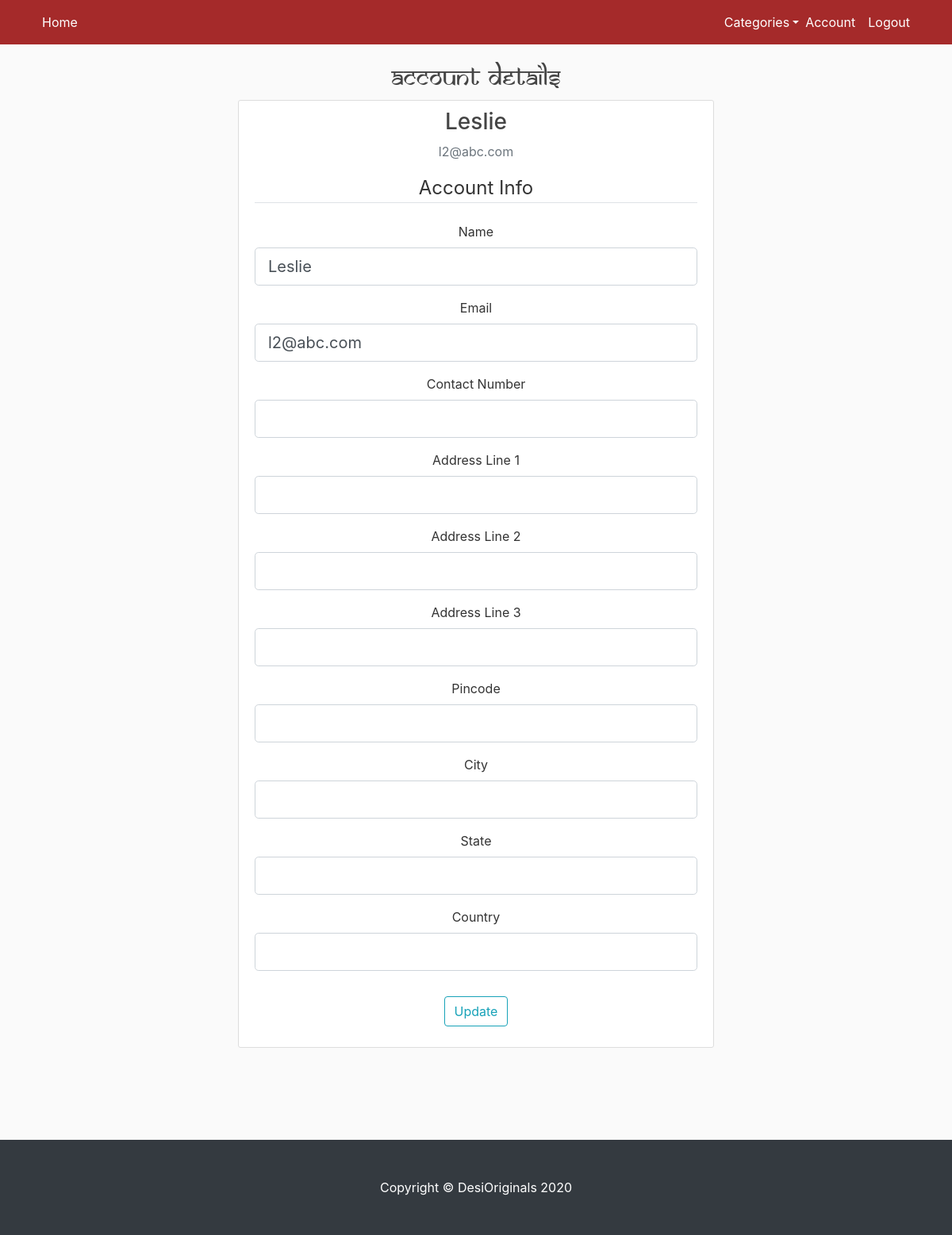
Page /account (signed in) on the earlier database version.
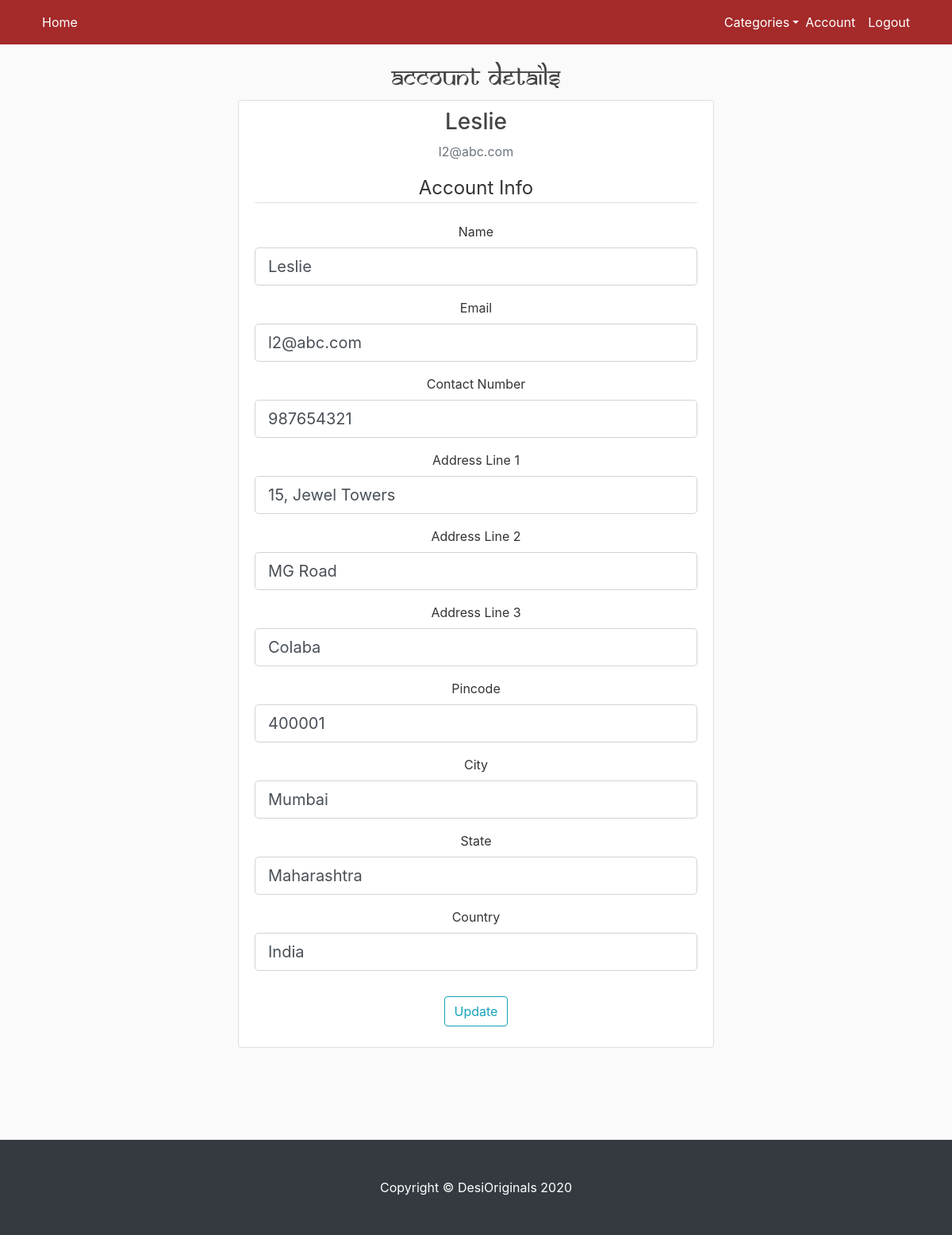
Same page on the later database version.
### ecommerceweb/dbmodel.py (models this page shows, shortened)
class User(db.Model, UserMixin):
    __tablename__="user"
    id = db.Column(db.Integer, primary_key=True)
    name = db.Column(db.String(75), nullable=False)
    email = db.Column(db.String(120), unique=True, nullable=False)
    password = db.Column(db.String(60), nullable=False)
    contactno = db.Column(db.Numeric(10,0), unique=True)
    address_line1 = db.Column(db.String(50))
    address_line2 = db.Column(db.String(50))
    address_line3 = db.Column(db.String(50))
    pincode = db.Column(db.Integer)
    city = db.Column(db.String(50))
    state = db.Column(db.String(50))
    country = db.Column(db.String(50))

### ecommerceweb/routes.py (the view)
@app.route("/account", methods=['GET', 'POST'])
@login_required
def account():
    form = UpdateAccountForm()
    if form.validate_on_submit():
        current_user.name = form.name.data
        current_user.email = form.email.data
        current_user.contactno = form.contactno.data
        current_user.address_line1 = form.addr1.data
        current_user.address_line2 = form.addr2.data
        current_user.address_line3 = form.addr3.data
        current_user.pincode = form.pincode.data
        current_user.city = form.city.data
        current_user.state = form.state.data
        current_user.country = form.country.data
        db.session.commit()
        flash('Your account has been updated!', 'success')
        return redirect(url_for('account'))
    elif request.method == 'GET':
        print(current_user.name)
        form.name.data = current_user.name
        form.email.data = current_user.email
        form.contactno.data = current_user.contactno
        form.addr1.data = current_user.address_line1
        form.addr2.data = current_user.address_line2
        form.addr3.data = current_user.address_line3
        form.pincode.data = current_user.pincode
        form.city.data = current_user.city
        form.state.data = current_user.state
        form.country.data = current_user.country
    return render_template('account.html', title='Account', form=form)

### ecommerceweb/forms.py (shortened to what this page needs)
class UpdateAccountForm(FlaskForm):
    name = StringField('Name',
                           validators=[DataRequired(), Length(min=2, max=30)])
    email = StringField('Email',
                        validators=[DataRequired(), Email()])
    contactno = IntegerField('Contact Number')
    addr1 = StringField('Address Line 1', validators=[Length(min=1, max=50)])
    addr2 = StringField('Address Line 2', validators=[Length(max=50)])
    addr3 = StringField('Address Line 3', validators=[Length(max=50)])
    pincode = IntegerField('Pincode')
    city = StringField('City', validators=[Length(max=50)])
    state = StringField('State', validators=[Length(max=50)])
    country = StringField('Country', validators=[Length(max=50)])
    submit = SubmitField('Update')

### ecommerceweb/dbmodel.py (called while the page is built)
@login_manager.user_loader
def load_user(user_id):
    return User.query.get(int(user_id))

### ecommerceweb/templates/account.html (shortened to what this page needs)
{% extends "layout.html" %}
{% block content %}
    <center>
        <h2 class="title">Account Details</h2>
    <div class="content-section" style="width: 50%;">
        <h3 class="account-heading">{{ current_user.name }}</h3>
        <p class="text-secondary">{{ current_user.email }}</p>
        <form method="POST" action="" enctype="multipart/form-data">
            <fieldset class="form-group">
                <legend class="border-bottom mb-4">Account Info</legend>
                <div class="form-group">
                    {{ form.name.label(class="form-control-label") }}
                    {% if form.name.errors %}
                        {{ form.name(class="form-control form-control-lg is-invalid") }}
                        <div class="invalid-feedback">
                            {% for error in form.name.errors %}
                                <span>{{ error }}</span>
                            {% endfor %}
                        </div>
                    {% else %}
                        {{ form.name(class="form-control form-control-lg") }}
                    {% endif %}
                </div>
                <div class="form-group">
                    {{ form.email.label(class="form-control-label") }}
                    {% if form.email.errors %}
                        {{ form.email(class="form-control form-control-lg is-invalid") }}
                        <div class="invalid-feedback">
                            {% for error in form.email.errors %}
                                <span>{{ error }}</span>
                            {% endfor %}
                        </div>
                    {% else %}
                        {{ form.email(class="form-control form-control-lg") }}
                    {% endif %}
                </div>
                <div class="form-group">
                    {{ form.contactno.label(class="form-control-label") }}
                    {% if form.contactno.errors %}
                        {{ form.contactno(class="form-control form-control-lg is-invalid") }}
                        <div class="invalid-feedback">
                            {% for error in form.contactno.errors %}
                                <span>{{ error }}</span>
                            {% endfor %}
                        </div>
                    {% else %}
                        {{ form.contactno(class="form-control form-control-lg") }}
                    {% endif %}
                </div>
                <div class="form-group">
                    {{ form.addr1.label(class="form-control-label") }}
                    {% if form.addr1.errors %}
                        {{ form.addr1(class="form-control form-control-lg is-invalid") }}
                        <div class="invalid-feedback">
                            {% for error in form.addr1.errors %}
                                <span>{{ error }}</span>
                            {% endfor %}
                        </div>
                    {% else %}
                        {{ form.addr1(class="form-control form-control-lg") }}
                    {% endif %}
                </div><div class="form-group">
                    {{ form.addr2.label(class="form-control-label") }}
                    {% if form.addr2.errors %}
                        {{ form.addr2(class="form-control form-control-lg is-invalid") }}
                        <div class="invalid-feedback">
                            {% for error in form.addr2.errors %}
                                <span>{{ error }}</span>
                            {% endfor %}
                        </div>
                    {% else %}
                        {{ form.addr2(class="form-control form-control-lg") }}
                    {% endif %}
                </div><div class="form-group">
                    {{ form.addr3.label(class="form-control-label") }}
                    {% if form.addr3.errors %}
                        {{ form.addr3(class="form-control form-control-lg is-invalid") }}
                        <div class="invalid-feedback">
                            {% for error in form.addr3.errors %}
                                <span>{{ error }}</span>
                            {% endfor %}
                        </div>
                    {% else %}
                        {{ form.addr3(class="form-control form-control-lg") }}
                    {% endif %}
                </div>
                <div class="form-group">
                    {{ form.pincode.label(class="form-control-label") }}
                    {% if form.pincode.errors %}
                        {{ form.pincode(class="form-control form-control-lg is-invalid") }}
                        <div class="invalid-feedback">
                            {% for error in form.pincode.errors %}
                                <span>{{ error }}</span>
                            {% endfor %}
                        </div>
                    {% else %}
                        {{ form.pincode(class="form-control form-control-lg") }}
                    {% endif %}
                </div>
                <div class="form-group">
                    {{ form.city.label(class="form-control-label") }}
                    {% if form.city.errors %}
                        {{ form.city(class="form-control form-control-lg is-invalid") }}
                        <div class="invalid-feedback">
                            {% for error in form.city.errors %}
                                <span>{{ error }}</span>
                            {% endfor %}
                        </div>
                    {% else %}
                        {{ form.city(class="form-control form-control-lg") }}
                    {% endif %}
                </div><div class="form-group">
                    {{ form.state.label(class="form-control-label") }}
                    {% if form.state.errors %}
                        {{ form.state(class="form-control form-control-lg is-invalid") }}
                        <div class="invalid-feedback">
                            {% for error in form.state.errors %}
                                <span>{{ error }}</span>
                            {% endfor %}
                        </div>
                    {% else %}
                        {{ form.state(class="form-control form-control-lg") }}
                    {% endif %}
                </div><div class="form-group">
                    {{ form.country.label(class="form-control-label") }}
                    {% if form.country.errors %}
                        {{ form.country(class="form-control form-control-lg is-invalid") }}
                        <div class="invalid-feedback">
                            {% for error in form.country.errors %}
                                <span>{{ error }}</span>
                            {% endfor %}
                        </div>
                    {% else %}
                        {{ form.country(class="form-control form-control-lg") }}
                    {% endif %}
                </div>
            </fieldset>
            <div class="form-group">
                {{ form.submit(class="btn btn-outline-info") }}
            </div>
        </form>
    </div>
    </center>
{% endblock content%}

### ecommerceweb/templates/layout.html (shortened to what this page needs)
<!DOCTYPE html>
<html>
<head>
    <link rel="stylesheet" href="https://maxcdn.bootstrapcdn.com/bootstrap/4.4.1/css/bootstrap.min.css">
    <link rel="stylesheet" href="https://use.fontawesome.com/releases/v5.7.0/css/all.css">
    <link rel="stylesheet" type="text/css" href="{{ url_for('static', filename='main.css') }}">
    <link rel="stylesheet" type="text/css" href="{{ url_for('static', filename='pdesp.css') }}">
</head>
<body>
<nav class="navbar navbar-expand-sm bg-steel navbar-dark fixed-top">
  <header class="site-header">
    <nav class="navbar navbar-expand-md navbar-dark bg-steel fixed-top">
      <div class="container">
        <div class="collapse navbar-collapse" id="navbarToggle">
          <div class="navbar-nav mr-auto">
            <a class="nav-item nav-link" href="{{ url_for('home') }}">Home</a>
          </div>
            <div class="dropdown" style="color: white;">
              <a class="dropdown-toggle" data-toggle="dropdown" href="" style="color: white;">Categories</a>
          </div>
          <div class="navbar-nav">
            {% if current_user.is_authenticated %}
            <a class="nav-item nav-link" href="{{ url_for('account') }}">Account</a>
            <a class="nav-item nav-link" href="{{ url_for('logout') }}">Logout</a>
            {% else %}
            <a class="nav-item nav-link" href="{{ url_for('login') }}">Login</a>
            <a class="nav-item nav-link" href="{{ url_for('register') }}">Register</a>
            {% endif %}
          </div>
        </div>
      </div>
    </nav>
  </header>
  </nav>
  {% block content %}{% endblock %}
  <br><br><br><br>
  <footer class="py-5 bg-dark font-small pt-4" style="height: 100%;">
    <p class="m-0 text-center text-white">Copyright &copy; DesiOriginals 2020</p>
  </footer>
</body>
</html>

### ecommerceweb/static/main.css (style rules this page uses)
body { background: #fafafa; color: #333333; margin-top: 5rem; }
h1, h2, h3, h4, h5, h6 { color: #444444; }
.bg-steel { background-color:brown; }
.site-header .navbar-nav .nav-link { color: white; }
.content-section { background: #ffffff; padding: 10px 20px; border: 1px solid #dddddd; border-radius: 3px; margin-bottom: 20px; }
.dropdown { position: relative; display: inline-block; }

### ecommerceweb/templates/layout.html (style rules this page uses)
.title { font-family: "Samarkan"; }

Differences in the rows shown:
changed User "Leslie": contactno (not shown) → "987654321"; pincode (not shown) → "400001"; city (not shown) → "Mumbai"; state (not shown) → "Maharashtra"; country (not shown) → "India"
Other differences:
form field addr1: (not shown) → "15, Jewel Towers"
form field addr2: (not shown) → "MG Road"
form field addr3: (not shown) → "Colaba"
